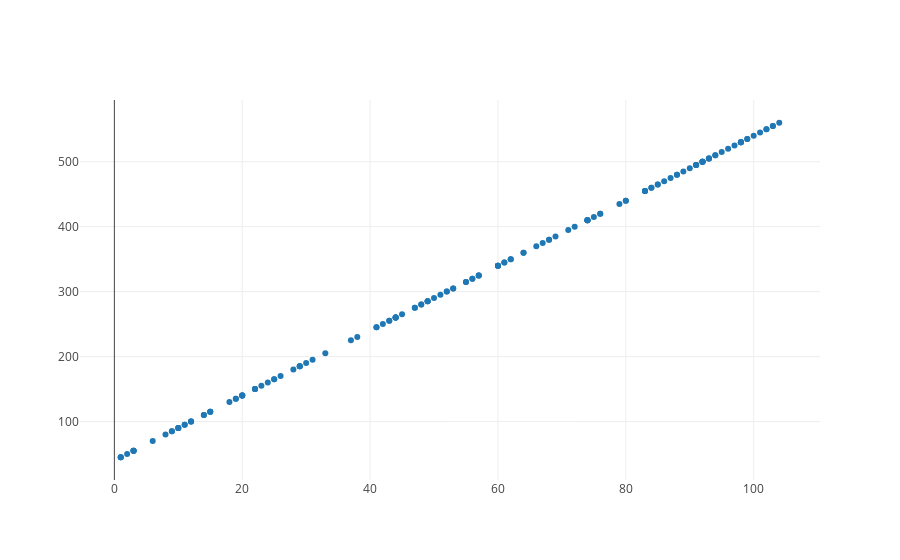

Notebook cell for this chart:
### Code cell
trace = trace_values(temperatures,customers)
plot([trace])

### Figure 1 — Plotly figure (JSON) as saved in the notebook; plotly's stock layout.template omitted (floating-point values rounded to 4 significant figures; data arrays with more than 128 entries replaced by an {"elided": "..."} marker saying what was removed)
{"data": [{"mode": "markers", "name": "data", "text": [], "type": "scatter", "uid": "c52ec0c0-1bcf-4996-a042-26f36343229d", "x": {"elided": "150 int values"}, "y": {"elided": "150 int values"}}], "layout": {}}
